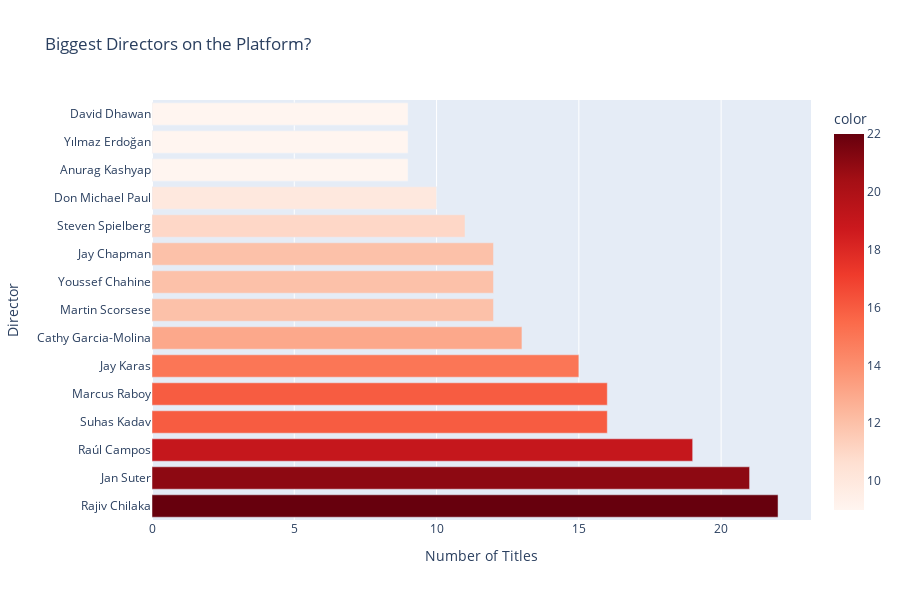

This figure's notebook cell:
### Code cell
# 3. Netflix Directors favorites?

# Flatten the directors list
directors_list = []
for directors in df['directors_list']:
    if directors != ['Unknown']:
        for director in directors:
            directors_list.append(director.strip())

top_directors = pd.Series(directors_list).value_counts().head(15)

fig = px.bar(
    x=top_directors.values,
    y=top_directors.index,
    orientation='h',
    title='Biggest Directors on the Platform?',
    labels={'x': 'Number of Titles', 'y': 'Director'},
    color=top_directors.values,
    color_continuous_scale='Reds'
)
fig.update_layout(height=600, width=900)
fig.show()

print("\nINSIGHT 3: Biggest Directors")
print(f"Total unique directors: {len(set(directors_list))}")
print(f"Top director has {top_directors.iloc[0]} titles on Netflix")
print(f"Average titles per director: {len(directors_list) / len(set(directors_list)):.2f}")
print(f"\nTop 10 Directors:")
print(top_directors.head(10))

print("Rajiv Chilaka is the most prolific director on Netflix with 22 titles, primarily due to his work on the animated series 'Chhota Bheem' and its various spin-offs and movies. This indicates that Netflix may favor directors who can produce content for popular children's series, contributing significantly to their library.")

### Figure 1 — Plotly figure (JSON) as saved in the notebook; plotly's stock layout.template omitted (floating-point values rounded to 4 significant figures)
{"data": [{"hovertemplate": "Number of Titles=%{x}<br>Director=%{y}<br>color=%{marker.color}<extra></extra>", "legendgroup": "", "marker": {"color": [22, 21, 19, 16, 16, 15, 13, 12, 12, 12, 11, 10, 9, 9, 9], "coloraxis": "coloraxis", "pattern": {"shape": ""}}, "name": "", "orientation": "h", "showlegend": false, "textposition": "auto", "type": "bar", "x": [22, 21, 19, 16, 16, 15, 13, 12, 12, 12, 11, 10, 9, 9, 9], "xaxis": "x", "y": ["Rajiv Chilaka", "Jan Suter", "Raúl Campos", "Suhas Kadav", "Marcus Raboy", "Jay Karas", "Cathy Garcia-Molina", "Martin Scorsese", "Youssef Chahine", "Jay Chapman", "Steven Spielberg", "Don Michael Paul", "Anurag Kashyap", "Yılmaz Erdoğan", "David Dhawan"], "yaxis": "y"}], "layout": {"barmode": "relative", "coloraxis": {"colorbar": {"title": {"text": "color"}}, "colorscale": [[0, "rgb(255,245,240)"], [0.125, "rgb(254,224,210)"], [0.25, "rgb(252,187,161)"], [0.375, "rgb(252,146,114)"], [0.5, "rgb(251,106,74)"], [0.625, "rgb(239,59,44)"], [0.75, "rgb(203,24,29)"], [0.875, "rgb(165,15,21)"], [1, "rgb(103,0,13)"]]}, "height": 600, "legend": {"tracegroupgap": 0}, "title": {"text": "Biggest Directors on the Platform?"}, "width": 900, "xaxis": {"anchor": "y", "domain": [0, 1], "title": {"text": "Number of Titles"}}, "yaxis": {"anchor": "x", "domain": [0, 1], "title": {"text": "Director"}}}}
